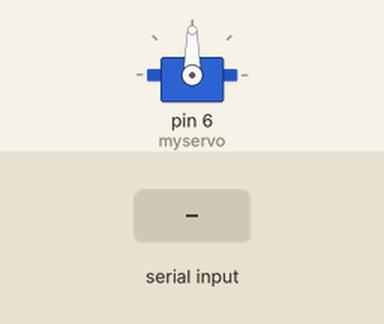
A sketch run on a simulated Arduino Mega 2560, built with avr-gcc and run on an emulated ATmega2560. On the bench: servo. The inputs (shaded band) are chosen by the test bench.

Above: at 1.2 s.
1.3 s: "30 150\n" received over the second serial link
At 2.7 s:
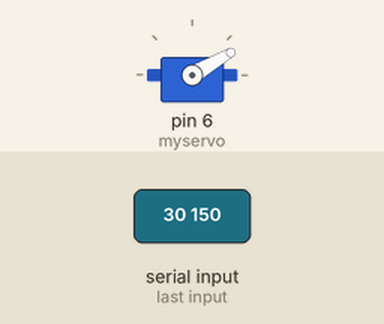
Timing chart, 0 to 4.3 s (numbered marks = the images above; inputs shaded):
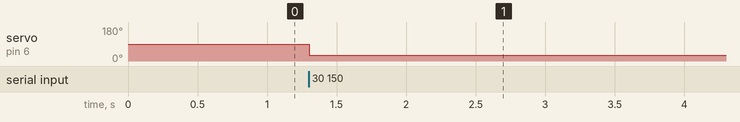

Measured:
- after the input at 1.3 s, servo on pin 6 (myservo): 90° → 30° at once

The sketch:

code4.3.ino
```cpp
#include <Servo.h>

Servo myservo;

int potpin = 0;

int tempNumber = 0;

void setup() {
  myservo.attach(6);
  Serial3.begin(9600);
}

void loop() {

  if(Serial3.available() > 0){
    int incomingByte = Serial3.read();

    if(incomingByte >= '0' && incomingByte  <= '9'){
      tempNumber = tempNumber * 10 + (incomingByte - '0');
    }
    else if(incomingByte == ' '){
      if(tempNumber >= 0 && tempNumber <= 180){
        myservo.write(tempNumber);
        Serial3.print("Servo Setted On: ");
        Serial3.println(tempNumber, DEC);
      }else{
        Serial3.print("Invalid Value");
      }
        tempNumber = 0;
    }
  }
}
```
